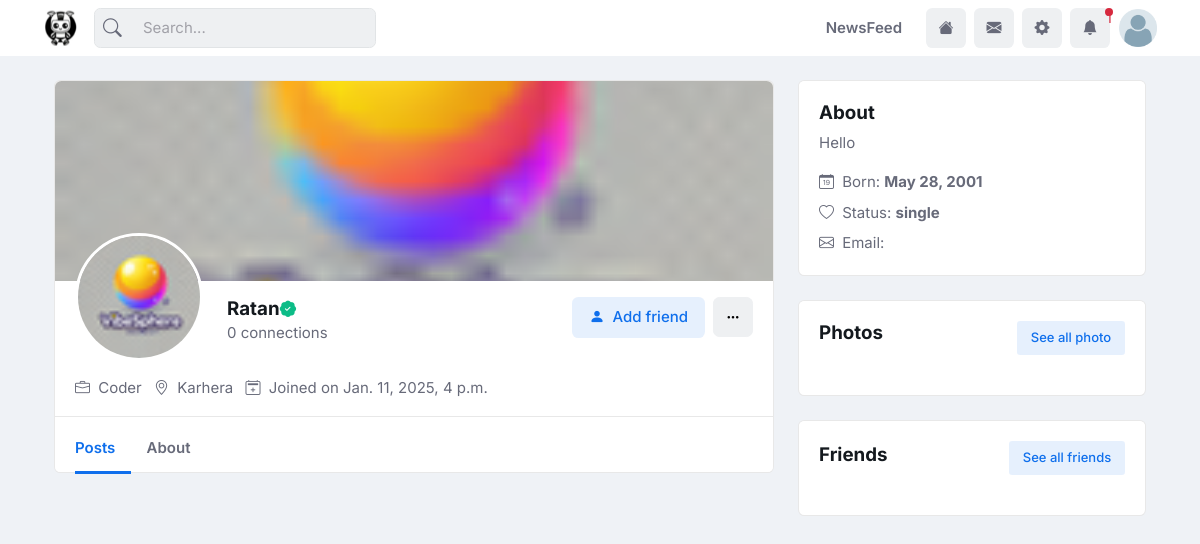
Screenshot of /profile/Ratan/ (signed in) with the database file from the repository.
### app_users/models.py (models this page shows, shortened)
class User(AbstractBaseUser, PermissionsMixin):
    uid = models.UUIDField(primary_key=True, default= uuid.uuid4, editable=False)
    email = models.EmailField(unique=True)
    username = models.CharField(max_length=30, unique=True)
    date_joined = models.DateTimeField(default=timezone.now)
    is_active = models.BooleanField(default=True)
    is_staff = models.BooleanField(default=False)
    objects = CustomUserManager()
    USERNAME_FIELD = 'email'
    REQUIRED_FIELDS = ['username']

class CommonBaseModel(models.Model):
    uid = models.UUIDField(primary_key=True, default= uuid.uuid4, editable=False)
    created_at = models.DateTimeField(auto_now_add=True)
    updated_at = models.DateTimeField(auto_now=True)
    class Meta:
        abstract = True

class Profile(CommonBaseModel):
    user = models.OneToOneField(User, on_delete=models.CASCADE)
    first_name = models.CharField(max_length=100)
    last_name = models.CharField(max_length=100)
    phone_number = models.CharField(max_length=15)
    gender = models.CharField(max_length=10, choices=GENDER)
    birthday = models.DateField(blank=True, null=True)
    profile_picture = models.ImageField(upload_to='profile_pictures/', blank=True, default="default.png")
    bio = models.CharField(max_length=300, null=True,blank=True)
    cover_photo = models.ImageField(upload_to="cover_pic/",null=True, blank=True,default="cover.png")
    fill_up = models.BooleanField(default=False)
    registered = models.BooleanField(default=False)
    profession = models.CharField(max_length=50, null=True, blank=True)
    address = models.CharField(max_length=250, null=True, blank=True)
    status=models.CharField(max_length=20, choices=RELATIONS, default="single")
    def __str__(self):
        return f"{self.first_name}"

### app_home/utilities.py (the view)
        @login_required()
        def wrapper_func(request, *args, **kwargs):
            try:
                profile = request.user.profile
            except:
                profile = Profile.objects.create(user=request.user)
                profile.save()
                return redirect("signup_details")
            if profile.registered:
                return function_in_view(request, *args, **kwargs)
            else:
                return redirect("signup_details")

### app_home/forms.py
class CreatePostForm(forms.ModelForm):
    class Meta:
        model = Posts
        fields=["content", "privacy"]
    def __init__(self, *args, **kwargs):
        super().__init__(*args, **kwargs)
        self.fields["content"].widget.attrs.update(
            {
            "class":"form-control pe-4 border-0",
            "rows":"2",
            "data-autoresize":"",
            "placeholder":"Share your thoughts..."
            }
        )
        self.fields["privacy"].widget.attrs.update(
            {
            "class":"form-select js-choice choice-select-text-none",
            "data-position":"top",
            }
        )

### app_account/models.py (called while the page is built)
    def __str__(self) -> str:
        return f"{self.name}"

### app_home/utilities.py (called while the page is built)
def login_requirements():
    def outer(function_in_view):
        @login_required()
        def wrapper_func(request, *args, **kwargs):
            try:
                profile = request.user.profile
            except:
                profile = Profile.objects.create(user=request.user)
                profile.save()
                return redirect("signup_details")
            if profile.registered:
                return function_in_view(request, *args, **kwargs)
            else:
                return redirect("signup_details")
        return wrapper_func
    return outer

### templates/home/main/view_profile.html (shortened to what this page needs)
{% extends "home/base.html" %}
{% block content %}
<main>
  <div class="container">
    <div class="row g-4">
      <div class="col-lg-8 vstack gap-4">
        <div class="card">
          <div class="h-200px rounded-top" style="background-image:url({{the_profile.cover_photo.url}}); background-position: center; background-size: cover; background-repeat: no-repeat;"></div>
            <div class="card-body py-0">
              <div class="d-sm-flex align-items-start text-center text-sm-start">
                <div>
                  <div class="avatar avatar-xxl mt-n5 mb-3">
                    <img class="avatar-img rounded-circle border border-white border-3" src="{{the_profile.profile_picture.url}}" alt="">
                  </div>
                </div>
                <div class="ms-sm-4 mt-sm-3">
                  <h1 class="mb-0 h5">{{the_profile.first_name}}<i class="bi bi-patch-check-fill text-success small"></i></h1>
                  <p>{{the_profile.friends.all.count}} connections</p>
                </div>
                <div class="d-flex mt-3 justify-content-center ms-sm-auto">
                  {% if its_user_himself %}
                  <button class="btn btn-danger-soft me-2" type="button"> <i class="bi bi-pencil-fill pe-1"></i> Edit profile </button>
                  {% else %}
                    {% if the_profile in my_friend_req_list %}
                      <a class="btn btn-primary-soft me-2" type="button"> <i class="bi bi-check pe-1"></i> Accept </a>
                      <a class="btn btn-danger-soft me-2" type="button"> <i class="bi bi-cross pe-1"></i> Cancel </a>
                    {% elif user.profile in his_friend_req_list %}
                      <a class="btn btn-primary-soft me-2" type="button"> <i class="bi bi-check pe-1"></i> Sended </a>
                    {% elif the_profile in myfriends.friend.all %}
                      <a class="btn btn-primary-soft me-2" type="button"> <i class="bi bi-people pe-1"></i> Friend </a>
                    {% else %}
                    <form action="{% url "send_friend_request" %}" method="POST" novalidate>
                      <button class="btn btn-primary-soft me-2" type="submit"> <i class="bi bi-person-fill pe-1"></i> Add friend </button>
                    </form>
                    {% endif %}
                  {% endif %}
                  <div class="dropdown">
                    <button class="icon-md btn btn-light" type="button" id="profileAction2" data-bs-toggle="dropdown" aria-expanded="false">
                      <i class="bi bi-three-dots"></i>
                    </button>
                  </div>
                </div>
              </div>
              <ul class="list-inline mb-0 text-center text-sm-start mt-3 mt-sm-0">
                <li class="list-inline-item"><i class="bi bi-briefcase me-1"></i> {% if the_profile.profession %}{{the_profile.profession}} {% else %} None{% endif %} </li>
                <li class="list-inline-item"><i class="bi bi-geo-alt me-1"></i> {% if the_profile.address %}{{the_profile.address}} {% else %} None{% endif %} </li>
                <li class="list-inline-item"><i class="bi bi-calendar2-plus me-1"></i> Joined on {{the_profile.created_at}}</li>
              </ul>
            </div>
            <div class="card-footer mt-3 pt-2 pb-0">
              <ul class="nav nav-bottom-line align-items-center justify-content-center justify-content-md-start mb-0 border-0">
                <li class="nav-item"> <a class="nav-link active" href="#"> Posts </a> </li>
                <li class="nav-item"> <a class="nav-link" href=""> About </a> </li>
              </ul>
            </div>
          </div>
      </div>
      <div class="col-lg-4">
        <div class="row g-4">
          <div class="col-md-6 col-lg-12">
            <div class="card">
              <div class="card-header border-0 pb-0">
                <h5 class="card-title">About</h5>
              </div>
              <div class="card-body position-relative pt-0">
                <p>{{the_profile.bio}}</p>
                <ul class="list-unstyled mt-3 mb-0">
                  <li class="mb-2"> <i class="bi bi-calendar-date fa-fw pe-1"></i> Born: <strong> {{the_profile.birthday}} </strong> </li>
                  <li class="mb-2"> <i class="bi bi-heart fa-fw pe-1"></i> Status: <strong> {{the_profile.status}} </strong> </li>
                  <li> <i class="bi bi-envelope fa-fw pe-1"></i> Email: <strong>{{the_profile.mail}}</strong> </li>
                </ul>
              </div>
            </div>
          </div>
          <div class="col-md-6 col-lg-12">
            <div class="card">
              <div class="card-header d-sm-flex justify-content-between border-0">
                <h5 class="card-title">Photos</h5>
                <a class="btn btn-primary-soft btn-sm" href="{% url "cxuphotos" the_profile.user.username %}"> See all photo</a>
              </div>
              <div class="card-body position-relative pt-0">
              </div>
            </div>
          </div>
          <div class="col-md-6 col-lg-12">
            <div class="card">
              <div class="card-header d-sm-flex justify-content-between align-items-center border-0">
                <h5 class="card-title">Friends </h5>
                <a class="btn btn-primary-soft btn-sm" href="{% url "friends" the_profile.user.username %}"> See all friends</a>
              </div>
              <div class="card-body position-relative pt-0">
              </div>
            </div>
          </div>
        </div>
      </div>
    </div>
  </div>
</main>
{% endblock content %}

### templates/home/base.html (shortened to what this page needs)
{% load static %}
{% load ipost %}
<!DOCTYPE html>
<html lang="en" data-bs-theme="light">
  <head>
    <link rel="stylesheet" type="text/css" href="{% static "css/all.min.css" %}">
    <link rel="stylesheet" type="text/css" href="{% static "css/bootstrap-icons.css" %}">
    <link rel="stylesheet" type="text/css" href="{% static "css/OverlayScrollbars.min.css" %}">
    <link rel="stylesheet" type="text/css" href="{% static "css/tiny-slider.css" %}">
    <link rel="stylesheet" type="text/css" href="{% static "css/choices.min.css" %}">
    <link rel="stylesheet" type="text/css" href="{% static "css/glightbox.min.css" %}">
    <link rel="stylesheet" type="text/css" href="{% static "css/dropzone.css" %}">
    <link rel="stylesheet" type="text/css" href="{% static "css/flatpickr.css" %}">
    <link rel="stylesheet" type="text/css" href="{% static "css/plyr.css" %}">
    <link rel="stylesheet" type="text/css" href="{% static "css/zuck.min.css" %}">
    <link rel="stylesheet" type="text/css" href="{% static "css/style.css" %}">
    <link rel="stylesheet" href="{% static "css/alert.css" %}">
  </head>
  <body>
    <header class="navbar-light fixed-top header-static bg-mode">
      <nav class="navbar navbar-expand-lg">
        <div class="container">
          <a class="navbar-brand" href="{% url "homepage" %}">
          <img class="light-mode-item navbar-brand-item" src="{% static "images/vibe_share.png" %}" alt="logo">
          </a>
          <div class="collapse navbar-collapse" id="navbarCollapse">
            <div class="nav mt-3 mt-lg-0 flex-nowrap align-items-center px-4 px-lg-0">
              <div class="nav-item w-100">
                <form class="rounded position-relative" action="{% url "search" %}">
                  <input name="q" class="form-control ps-5 bg-light" type="search" placeholder="Search..." aria-label="Search">
                  <button class="btn bg-transparent px-2 py-0 position-absolute top-50 start-0 translate-middle-y" type="submit"><i class="bi bi-search fs-5"> </i></button>
                </form>
              </div>
            </div>
            <ul class="navbar-nav navbar-nav-scroll ms-auto">
              <li class="nav-item">
                <a class="nav-link" href="{% url "homepage" %}">NewsFeed</a>
              </li>
            </ul>
          </div>
          <ul class="nav flex-nowrap align-items-center ms-sm-3 list-unstyled">
            <li class="nav-item ms-2">
              <a class="nav-link bg-light icon-md btn btn-light p-0" href="{% url "homepage" %}">
              <i class="bi bi-house-fill fs-6"> </i>
              </a>
            </li>
            <li class="nav-item ms-2">
              <a class="nav-link bg-light icon-md btn btn-light p-0" href="{% url "inbox" %}">
              <i class="bi bi-envelope-fill fs-6"> </i>
              </a>
            </li>
            <li class="nav-item ms-2">
              <a class="nav-link bg-light icon-md btn btn-light p-0" href="{% url "settings" %}">
              <i class="bi bi-gear-fill fs-6"> </i>
              </a>
            </li>
            {% include "home/partials/notice.html" %}
            <li class="nav-item ms-2 dropdown">
              <a class="nav-link btn icon-md p-0" href="#" id="profileDropdown" role="button" data-bs-auto-close="outside" data-bs-display="static" data-bs-toggle="dropdown" aria-expanded="false">
              <img class="avatar-img rounded-2" src="{{user.profile.profile_picture.url}}" alt="">
              </a>
            </li>
          </ul>
        </div>
      </nav>
    </header>
    <main>
      <div class="container">
        <div class="row g-4">
          {% block content %}{% endblock content %}
        </div>
      </div>
    </main>
  </body>
</html>

### templates/home/partials/notice.html (shortened to what this page needs)
{% load static %}
<li class="nav-item dropdown ms-2">
    <a class="nav-link bg-light icon-md btn btn-light p-0" href="#" id="notifDropdown" role="button" data-bs-toggle="dropdown" aria-expanded="false" data-bs-auto-close="outside">
    <span class="badge-notif animation-blink text-danger">{{user.profile.notifications.count}}</span>
    <i class="bi bi-bell-fill fs-6"> </i>
    </a>
  </li>

### rows the page displays
User: profile.notifications.count "1", profile.profile_picture (placeholder picture)
Profile: cover_photo (picture), profile_picture (picture), first_name "Ratan", friends.all.count "0", profession "Coder", address "Karhera", created_at "Jan. 11, 2025, 4 p.m.", bio "Hello", birthday "May 28, 2001", status "single"
